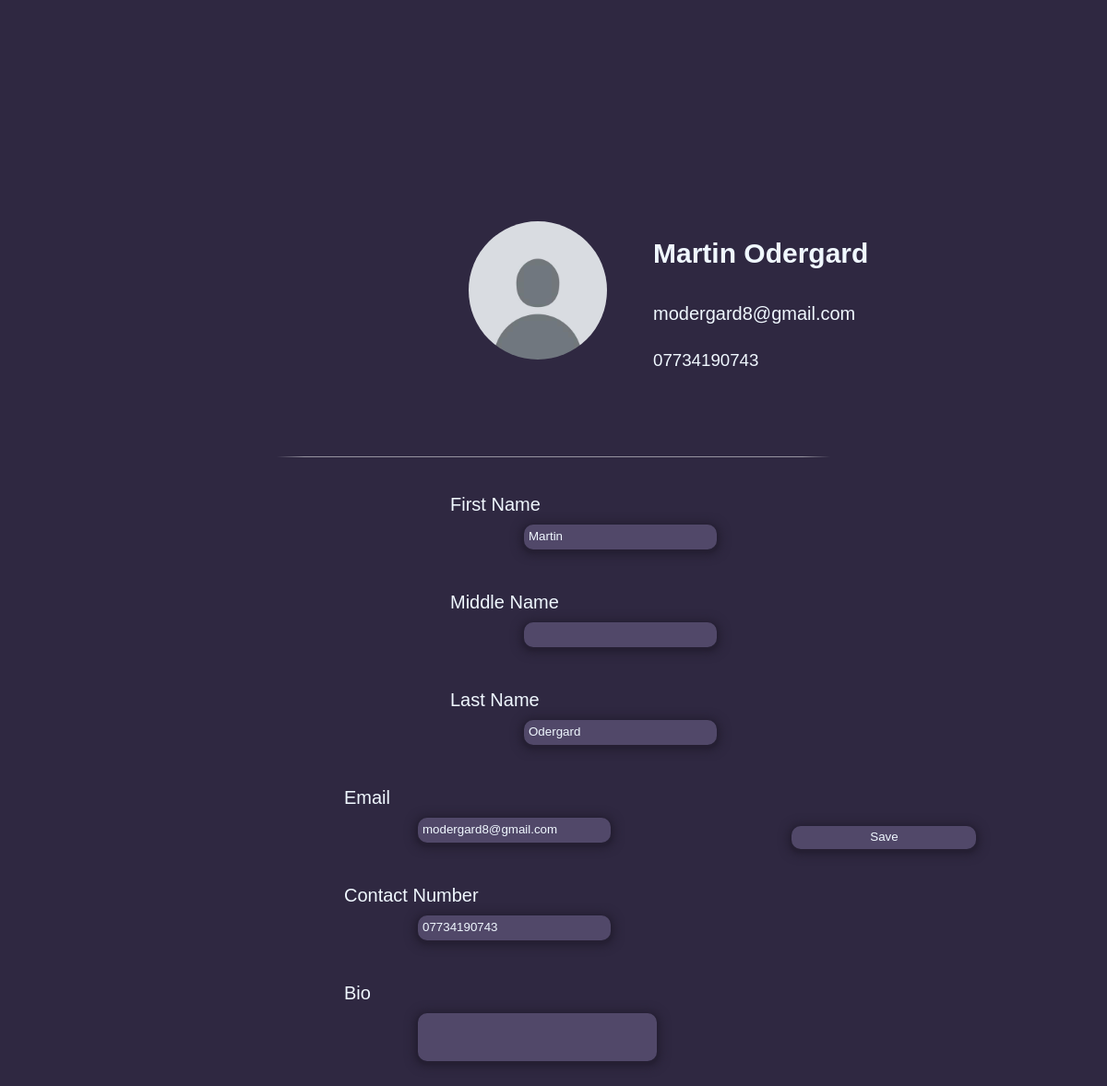
Page /profile.php (signed in) on the committed database.
### tables this page shows
CREATE TABLE "User" (
	"User_ID"	INTEGER NOT NULL,
	"Username"	TEXT NOT NULL UNIQUE,
	"Password"	TEXT NOT NULL UNIQUE,
	"F_name"	TEXT NOT NULL,
	"M_name"	TEXT,
	"L_name"	TEXT NOT NULL,
	"User_email"	TEXT NOT NULL UNIQUE,
	"User_TelNo"	TEXT NOT NULL UNIQUE,
	"User_bio"	TEXT,
	"User_pfp"	VARCHAR(255) DEFAULT 'images\default.jpg',
	"User_role"	TEXT NOT NULL DEFAULT 'Member',
	PRIMARY KEY("User_ID" AUTOINCREMENT)
);

### profile.php (the view, shortened to what this page needs)
<?php include("db.php");
    $userID = $_SESSION['User_ID'];
    $query = $db->prepare('SELECT F_name, M_name, L_name, User_email, User_TelNo, User_bio, User_pfp FROM User WHERE User_ID=:userID');
    $query->bindValue(':userID', $userID, SQLITE3_INTEGER);
    $result = $query->execute();
    $user = $result->fetchArray(SQLITE3_ASSOC);
    $fname = $user['F_name'];
    $mname = $user['M_name'];
    $lname = $user['L_name'];
    $email = $user['User_email'];
    $telNo = $user['User_TelNo'];
    $bio = $user['User_bio'];
    $pfp = $user['User_pfp'];
?>
<!DOCTYPE html>
<html lang="en">
<head>
    <link rel="stylesheet" href="profile.css">
</head>
<body onload="loadsidebar()">
    <div class="profile">
        <div class="image-wrapper">
        <img src="<?php echo $pfp ?>">
        <form action="upload.php" method="post" enctype="multipart/form-data">
        </form>
        </div>
        <div class="text">
            <h1><?php echo $fname . ' ' . $mname . ' ' . $lname ?></h1>
            <h2><?php echo $email ?></h2>
            <h3><?php echo $telNo ?></h3>
        </div>
    </div>
    <hr class="line">
    <div class="edit">
        <form action="profile.php" method="post">
            <div class="left">
                <label for="fname">First Name</label><br />
                <input type="text" id="fname" name="fname" value="<?php echo $fname?>"><br /><br /><br />
                <label for="mname">Middle Name</label><br />
                <input type="text" id="mname" name="mname" value="<?php echo $mname?>"><br /><br /><br />
                <label for="lname">Last Name</label><br />
                <input type="text" id="lname" name="lname" value="<?php echo $lname?>"><br /><br /><br />
            </div>
            <div class="right">
                <label for="email">Email</label><br />
                <input type="text" id="email" name="email" value="<?php echo $email?>"><br /><br /><br />
                <label for="phoneNo">Contact Number</label><br />
                <input type="number" id="phoneNo" name="phoneNo" value="<?php echo $telNo?>"><br /><br /><br />
                <div class="bio">
                <label for="bio">Bio</label><br />
                <input type="text" id="bio" name="bio" value="<?php echo $bio?>"><br /><br /><br />
                </div>
            </div>
            <div class="input">
            <input name="submit" type="submit" value="Save"/>
            </div>
        </form>
    </div>
</body>
</html>

### profile.css (style rules this page uses)
* { font-family: sans-serif; color: aliceblue; }
body { background: #2f2841; display: flex; flex-direction: column; }
.line { margin: auto; margin-top: 2%; border: none; background: linear-gradient(to right, transparent 0%, rgba(255, 255, 255, 0.5) 5%, rgba(255, 255, 255, 0.5) 95%, transparent 100%); height: 1px; width: 50vw; border-radius: 50px; }
.profile { margin-top: 80px; margin-bottom: 10px; display: flex; align-items: center; gap: 50px; border-bottom: 50px; padding: 10px; }
.profile .text { margin-top: 140px; display: flex; flex-direction: column; align-items: flex-start; justify-content: center; }
.profile h1 { margin-bottom: 20px; font-size: 30px; }
.profile h2 { font-weight: 100; font-size: 20px; margin-bottom: 10px; }
.profile h3 { font-weight: 100; }
.profile { margin-left: 50px; }
.profile img { position: absolute; margin: 10vh 0vh 0vh 55vh; width: 150px; height: 150px; border-radius: 50%; }
.edit { font-size: 20px; margin-top: 5vh; flex-direction: column; }
.edit input { margin-top: 10px; box-shadow: 0px 2px 10px 5px #262034, 0 2px 2px 2px #251f33; border-color: #514869; height: 25px; width: 200px; background: #514869; margin-left: 10vh; border-radius: 10px; padding: 0px 4px 2px 5px; border: none; }
.edit .left { float: left; margin-left: 60vh; }
.edit .right { float: right; margin-right: 60vh; }
.edit .right .bio input { width: 250px; height: 50px; }
.input { position: absolute; margin: 350px 0px 0px 770px; border: none; }

### rows in the picture
user: F_name "Martin", L_name "Odergard", User_email "modergard8@gmail.com", User_TelNo "07734190743", fname "Martin", lname "Odergard", email "modergard8@gmail.com", phoneNo "07734190743"
